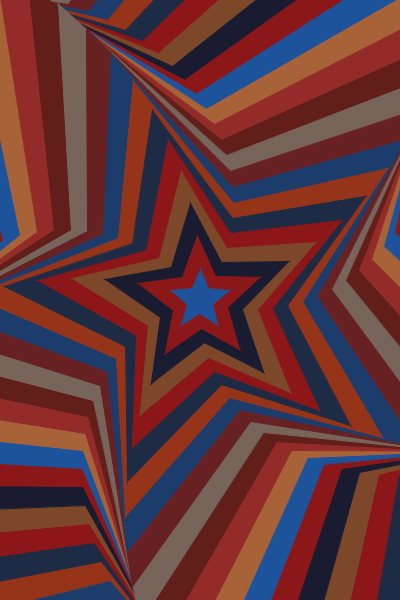
Frame 1 (no input)
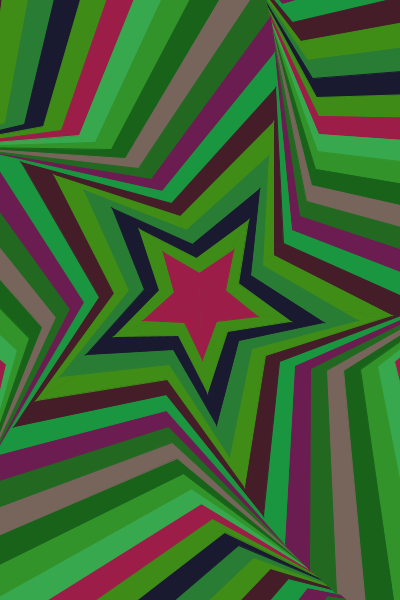
Frame 60 (the mouse pressed at the canvas centre just before this capture)
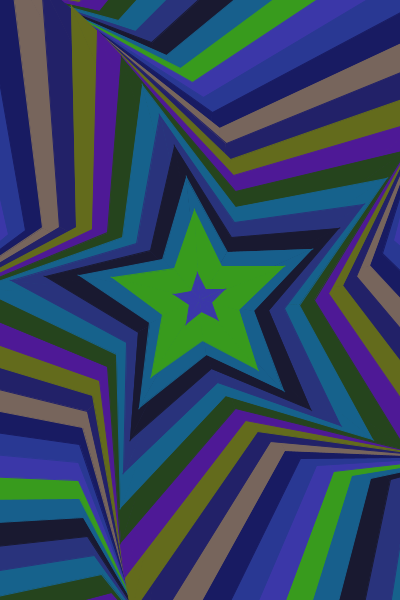
Frame 120 (the mouse held since frame 60 and released just before this capture)

The Processing sketch that drew these frames (run headless with seeded random() and noise(); from frame 60 on, the mouse is pressed at the canvas centre):

// Processing sketch: AfterSolLeWittII
// ── AfterSolLeWittII.pde
PVector center;

Star[] stars;
int n = 26;
float dR,r,r0, rMax, deltaAlpha;
void setup() {
  size(400,600);
  colorMode(HSB, 360, 100, 100,100); 
  center = new PVector(0.5*width,0.5*height,0.0);
  deltaAlpha =0.05;
  r0 = 30;//initial radius of smallest star
  dR =33;//radius increment;
  rMax = r0 + dR*n; //radius of largest star;
  r = rMax;
  stars = new Star[n];
  float transparency = 100;
  color[] colorArray = {color(212,81,61,transparency),
                        color(357,83,55,transparency),
                        color(232,45,19,transparency),
                        color(21,67,49,transparency),
                        color(357,84,55,transparency),
                        color(215,57,27,transparency),
                        color(11,83,59,transparency),
                        color(213,73,42,transparency),
                        color(357,68,41,transparency),
                        color(21,23,47,transparency),
                        color(2,74,39,transparency),
                        color(359,71,58,transparency),
                        color(21,67,66,transparency),
                        };
  
  for(int i=0;i<n;i++) {
     r -= dR;
    color starColor = colorArray[(n-i-1)%13];
    stars[i] = new  Star(starColor, color(360,0,100,0),center,r ); 
    stars[i].alpha = PI*0.1+ i*deltaAlpha;
  }
  
}


void draw() {
   background(0,0,100);
   for(int i=0;i<n;i++) {
     stars[i].evolve();//they get bigger! and rotate!
     stars[i].display();
  }
  
  if (stars[0].outerRadius > rMax) {
      stars[0].outerRadius = 0;
      stars[0].innerRadius = 0;
      stars[0].alpha =stars[n-1].alpha - deltaAlpha;
      //we'ver made the biggest star into the smallest star.
      //now we need to move it to the end of the array so that its drawn on top;
      Star[] reorderdStars = new Star[n];
      for(int i=0; i<n-1;i++) {
        reorderdStars[i] = stars[i+1];
      }
      reorderdStars[n-1]=  stars[0];
      stars = reorderdStars;
  }
  
  
}


void keyPressed() {
   if (key == 's'){
     //save("AfterSolLeWitt.png");
   }
}
// ── Star.pde

class Star
{
  PVector center;
  int numberOfPoints;
  float outerRadius;
  float innerRadius;
  float ratio;
  color fillColor;
  color strokeColor;
  float theta; // angle  between vertex = (angle between points of star) /2
  float alpha; //angle rotates star 
  // boolean stroked;
  // boolean filled;
  
 Star() 
  {
     numberOfPoints=5;
     outerRadius= 20;
     innerRadius = 10;
     ratio = 0.5;
    // stroked=false;
    // filled=true;
     //starColor = color(0,100,100,100);
     center = new PVector(30,30);
     //center =new PVector(150.0,150.0);
     theta= PI/numberOfPoints;
     alpha= theta*0.5;
  }
  
  Star(color c, color strokecolor,  PVector centerPoint , float radius) 
  {
     numberOfPoints=5;
     outerRadius= radius;
     ratio = 1/sqrt(5);
     innerRadius = radius*ratio;
     fillColor = c;
    strokeColor = strokecolor;
     center = centerPoint;
     
     theta= PI/numberOfPoints;
     alpha= theta*0.5;
  }
  
  
  
  void evolve()
  {
    outerRadius += 0.5 ;
    innerRadius = outerRadius*ratio;
    alpha += 0.01;
    float hue = hue(fillColor);
    hue = (hue + 2)%360;
    
    fillColor = color(hue,saturation(fillColor),brightness(fillColor));
  }
  
  void display()
  {
     fill(fillColor);
     stroke(fillColor);
     pushMatrix();
       translate( center.x, center.y);
       rotate(alpha);
       beginShape(TRIANGLE_FAN);
         vertex(0,0);
         for(int i=0;  i<2*numberOfPoints;  i=i+2)
         {
           vertex(  innerRadius*cos(i*theta)     ,  innerRadius*sin(i*theta) );
           vertex( outerRadius*cos((i+1)*theta) ,   outerRadius*sin((i+1)*theta));
         }
         vertex(  innerRadius , 0);
         vertex(0,0);
       endShape();
     popMatrix();

  } 
}
